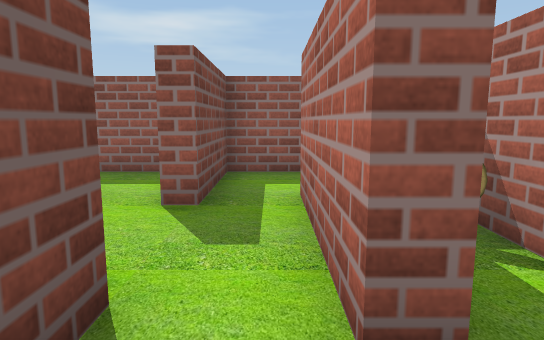
[1] (above)

15 first-person views from a walk through a 3-D level made in the Unity game engine. The camera is 0.55 m above the floor, tilts 8° down and sees 75° across. The floor is counted in squares, 0.5 m on a side. Each view is taken from the middle of a square. On the plan, view 1 faces up. The plan holds only what a view shows up to about 13 squares ahead; the rest is blank. The place goes on beyond the plan. The player is left out. Some animated figures are not drawn. Some surface patterns are stand-ins.

[2]
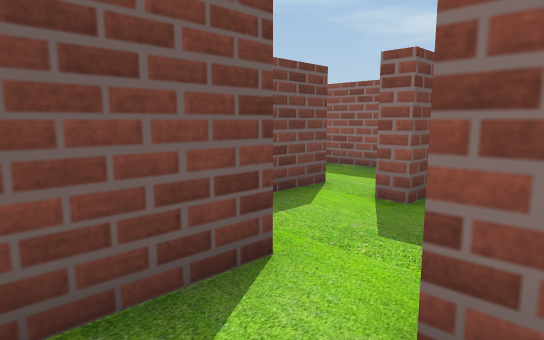

[3]
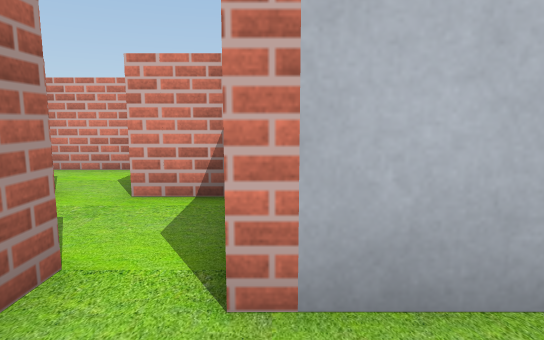

[4]
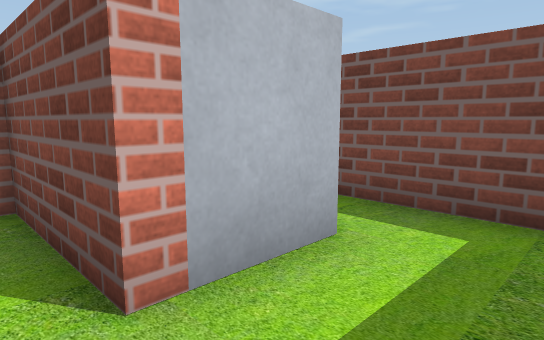

[5]
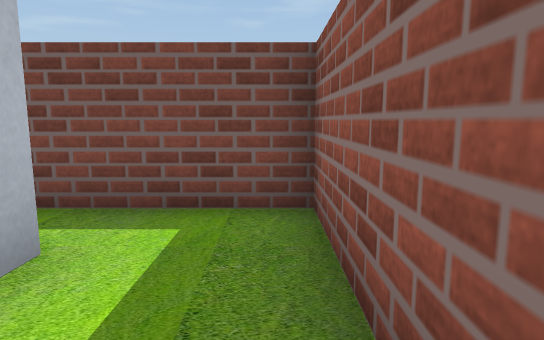

[6]
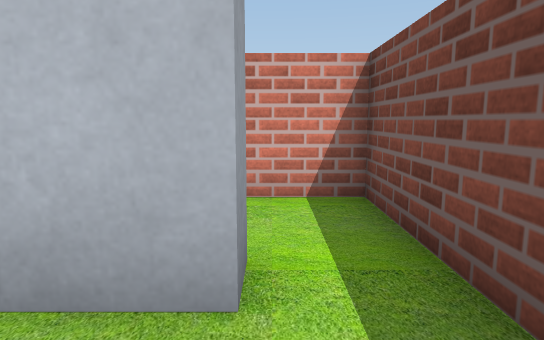

[7]
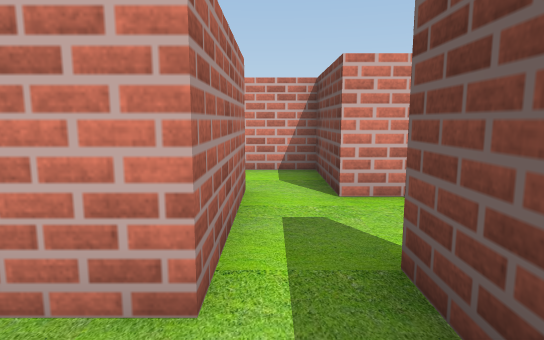

[8]
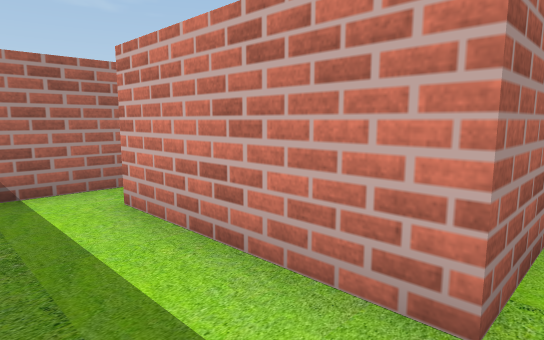

[9]
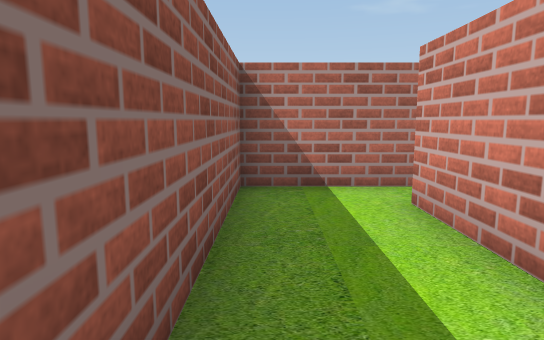

[10]
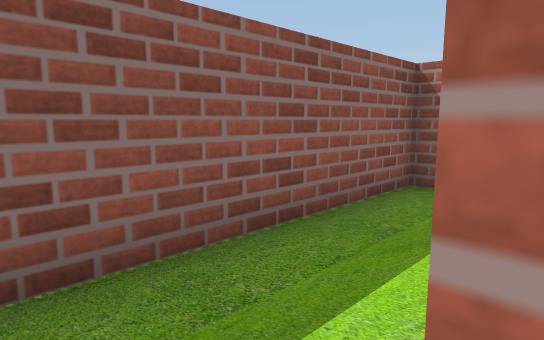

[11]
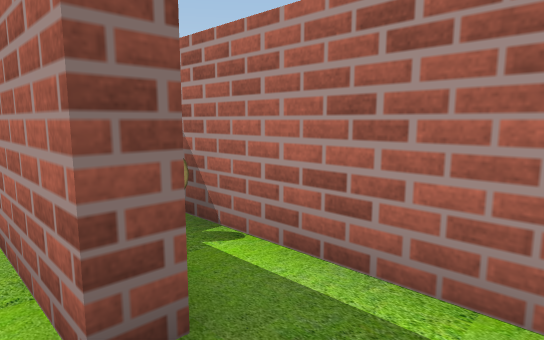

[12]
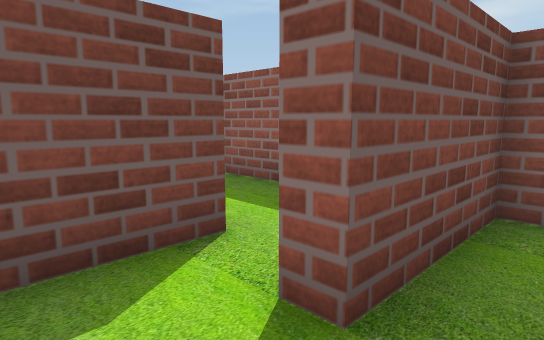

[13]
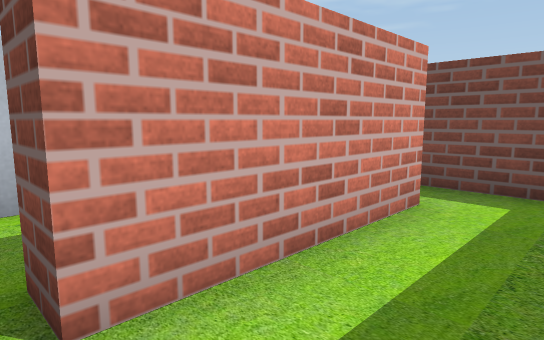

[14]
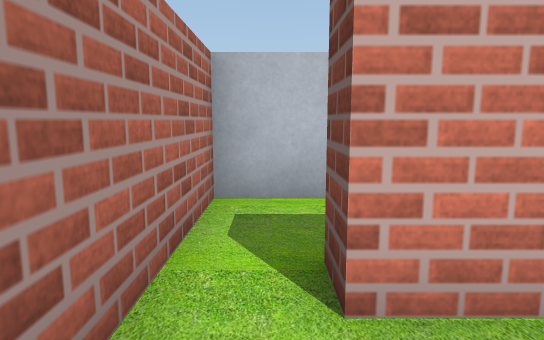

[15]
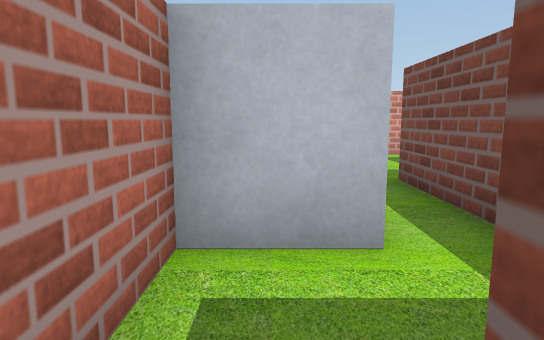

### Floor plan
Key: @ floor where view 1 was taken; # wall or solid block; . floor; B block.
Columns run from 6 left of view 1 to 6 right of it. Each row starts with its distance up from view 1.
  8 #############
  7 #....#......#
  6 #....#......#
  5 #BB#.#.####.#
  4 #BB#...## ..#
  3 #. #...## ..#
  2 ######.## BB#
  1      #..## B
  0      #@.##
 -1      ####

Positions as (right, up) in squares from view 1, and headings:
1: (0, 0), facing up
2: (1, 0), facing up-left
3: (-3, 7), facing down
4: (-2, 7), facing down-left
5: (-2, 7), facing left
6: (-5, 7), facing down
7: (0, 7), facing down
8: (0, 7), facing down-right
9: (0, 7), facing right
10: (0, 5), facing up-right
11: (0, 0), facing up-right
12: (0, 3), facing up-left
13: (5, 7), facing down-left
14: (5, 7), facing down
15: (5, 5), facing down
